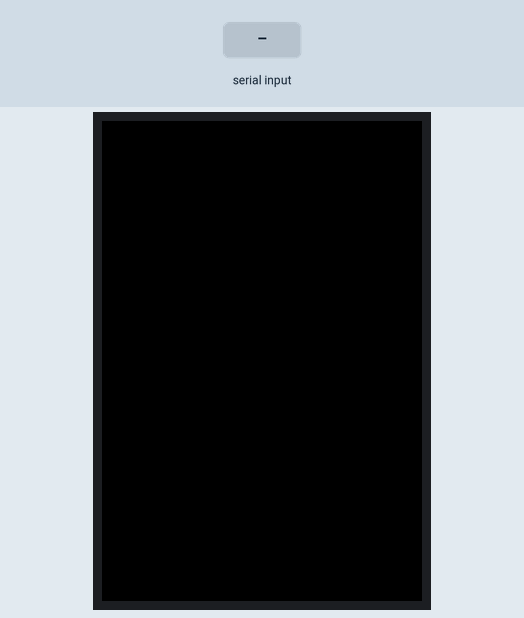
The sketch below on a simulated Arduino Uno, built with avr-gcc and run on an emulated ATmega328P. Parts: 480×320 colour display. Inputs (shaded band) come from the test bench. What the sketch prints to the serial monitor is not drawn.

Above: at 1.5 s.
1.6 s: "1" received over Serial
At 2.9 s:
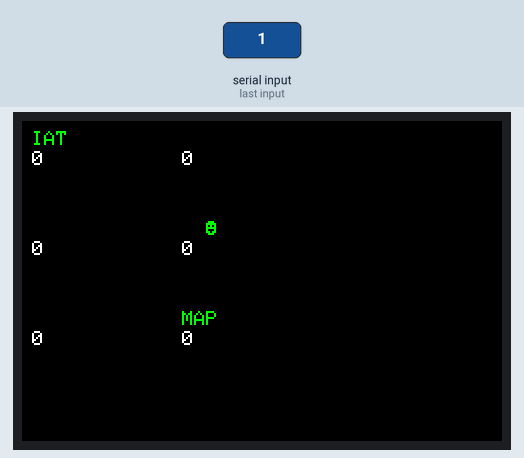
3.2 s: "0" received over Serial
Timing chart, 0 to 6.2 s (numbered marks = the images above; inputs shaded):
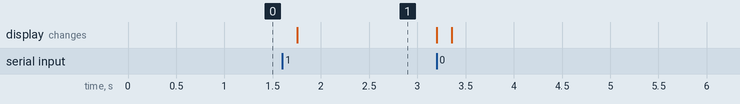

Measured:
- after the input at 1.6 s, the display: changes after 0.16 s (image 1)

The sketch:

LCD_Speeduino_gauge.ino
```cpp
#include <Adafruit_GFX.h>
#include <MCUFRIEND_kbv.h>
#include <SPI.h>
#include <SD.h>

MCUFRIEND_kbv tft;
#define SD_CS 10  // Pin chip select untuk SD card
#define TFT_WIDTH 320
#define TFT_HEIGHT 480

File file;
char filename[12];
byte serialData[40];
uint16_t parsedData[40];
unsigned long serialMillis = 0;
int gaugeMap[6] = { 5, 6, 16, 15, 20, 4 };
int gaugePosMap[6][2] = { {10, 10}, {10, 100}, {10, 190}, {160, 10}, {160, 100}, {160, 190} };
int gaugeCurr = 0;

const char *gaugeNames[] = {"SecL", "Squirt", "RPM", "CLT", "MAP", "IAT"};
unsigned long LogUpdateMillis = 0;
#define LOG_UPDATE 50

void setup() {
  tft.reset();
  uint16_t identifier = tft.readID();
  tft.begin(identifier);
  tft.setRotation(1);
  tft.fillScreen(0x0000);  // Black background

  Serial.begin(115200);

  // if (!SD.begin(SD_CS)) {
  //   tft.setCursor(10, 10);
  //   tft.setTextColor(0xF800); // Red
  //   tft.setTextSize(2);
  //   tft.println("SD Card Error!");
  //   while (1);
  // }
  // createNewLogFile();
}

void loop() {
  updateGauge();
}

void createNewLogFile() {
  int fnum = 0;
  while (true) {
    sprintf(filename, "LOG%03d.CSV", fnum);
    if (!SD.exists(filename)) break;
    fnum++;
  }
  file = SD.open(filename, FILE_WRITE);
  if (file) {
    file.println("Time,SecL,Squirt,RPM,CLT,MAP,IAT");
    file.flush();
  } else {
    tft.setCursor(10, 10);
    tft.setTextColor(0xF800); // Red
    tft.setTextSize(2);
    tft.println("File Error!");
    while (1);
  }
}

void updateGauge() {
  if (millis() - LogUpdateMillis >= LOG_UPDATE) {
    LogUpdateMillis = millis();
    resetData();
    Serial.print("n"); // Request data
    serialMillis = millis();
    while (Serial.available() == 0) {
      if (millis() - serialMillis > 100) return;
    }

    int i = 0;
    while (Serial.available() > 0) {
      serialData[i] = Serial.read();
      i++;
      if (i >= 40) break;
    }
    parseData();
    displayGauge();
    logData();
  }
}

void parseData() {
  for (int i = 0; i < 40; i++) {
    parsedData[i] = serialData[i];  // Replace with actual parsing logic
  }
}

void displayGauge() {
  tft.fillScreen(0x0000);  // Clear screen
  tft.setTextSize(2);
  for (int i = 0; i < 6; i++) {
    tft.setCursor(gaugePosMap[i][0], gaugePosMap[i][1]);
    tft.setTextColor(0x07E0);  // Green
    tft.print(gaugeNames[gaugeMap[i]]);
    tft.setCursor(gaugePosMap[i][0], gaugePosMap[i][1] + 20);
    tft.setTextColor(0xFFFF);  // White
    tft.print(parsedData[gaugeMap[i]]);
  }
}

void logData() {
  if (file) {
    file.print(millis() / 1000.0);
    for (int i = 0; i < 6; i++) {
      file.print(",");
      file.print(parsedData[gaugeMap[i]]);
    }
    file.println();
    file.flush();
  }
}

void resetData() {
  for (int i = 0; i < 40; i++) {
    serialData[i] = 0;
    parsedData[i] = 0;
  }
}
```
